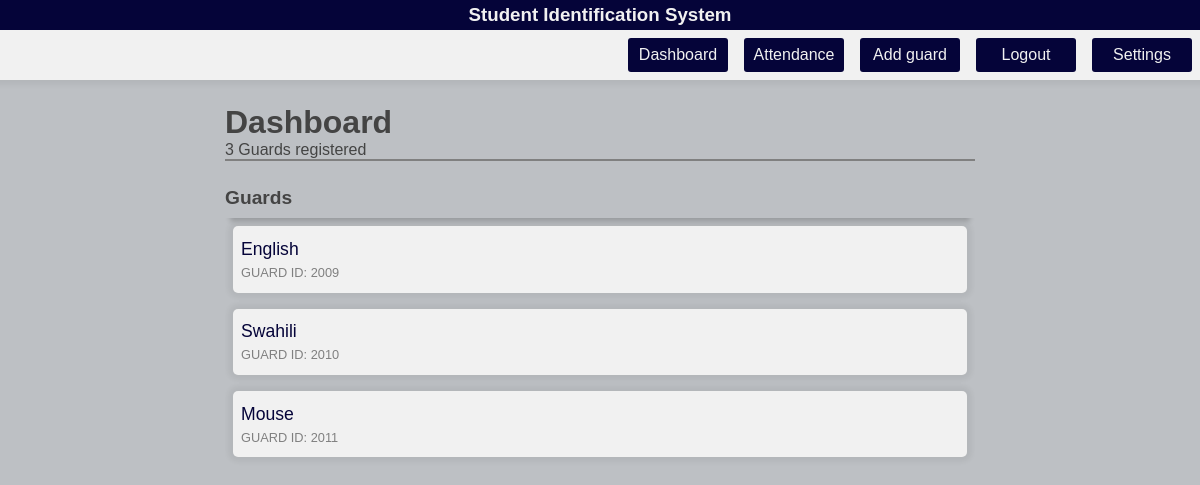
The page /user/admin/dashboard.php (signed in) on the database its author committed.
### tables this page shows
CREATE TABLE `guards` (
  `guard_id` varchar(50) NOT NULL,
  `name` varchar(50) NOT NULL,
  `password` varchar(255) NOT NULL,
  `phone` varchar(13) NOT NULL,
  `profile_picture` varchar(255) NOT NULL,
  `otp` tinyint(1) NOT NULL DEFAULT 1,
  `time` timestamp NULL DEFAULT NULL ON UPDATE current_timestamp()
);

### user/admin/dashboard.php (the view, shortened to what this page needs)
<!DOCTYPE html>
<html lang="en">
<head>
    <link rel="stylesheet" href="../../styles/styles.min.css">
</head>
<body>
    <?php require('./navbar.php'); ?>
    <main id="admin">
        <div class="container">
            <div id="guards">
                <div id="pagetitle">
                    <h1>Dashboard</h1>
                    <p><?php echo $noOfGuards; ?> Guards registered</p>
                </div>
                <p id="guardslist">Guards</p>
                <div id="guards_list" class="hide-scrollbar">
                    <?php if($noOfGuards === 0){ ?>
                        <div class="empty">
                            <span>No guard is registered to the system</span>
                        </div>
                    <?php } else { ?>
                        <?php while($guards = mysqli_fetch_assoc($fetchGuards)){ ?>
                            <a class="guard" href="./guard.php?id=<?php echo $guards['guard_id']; ?>">
                                <span class="guard_name"><?php echo $guards['name']; ?></span>
                                <span class="guard_id">GUARD ID: <?php echo $guards['guard_id']; ?></span>
                            </a>
                        <?php } ?>
                    <?php }  ?>
                </div>
            </div>
        </div>
    </main>
</body>
</html>

### rows shown on the page
guards: name "English", guard_id "2009"
guards: name "Swahili", guard_id "2010"
guards: name "Mouse", guard_id "2011"

### other values the page prints
$noOfGuards "3"
